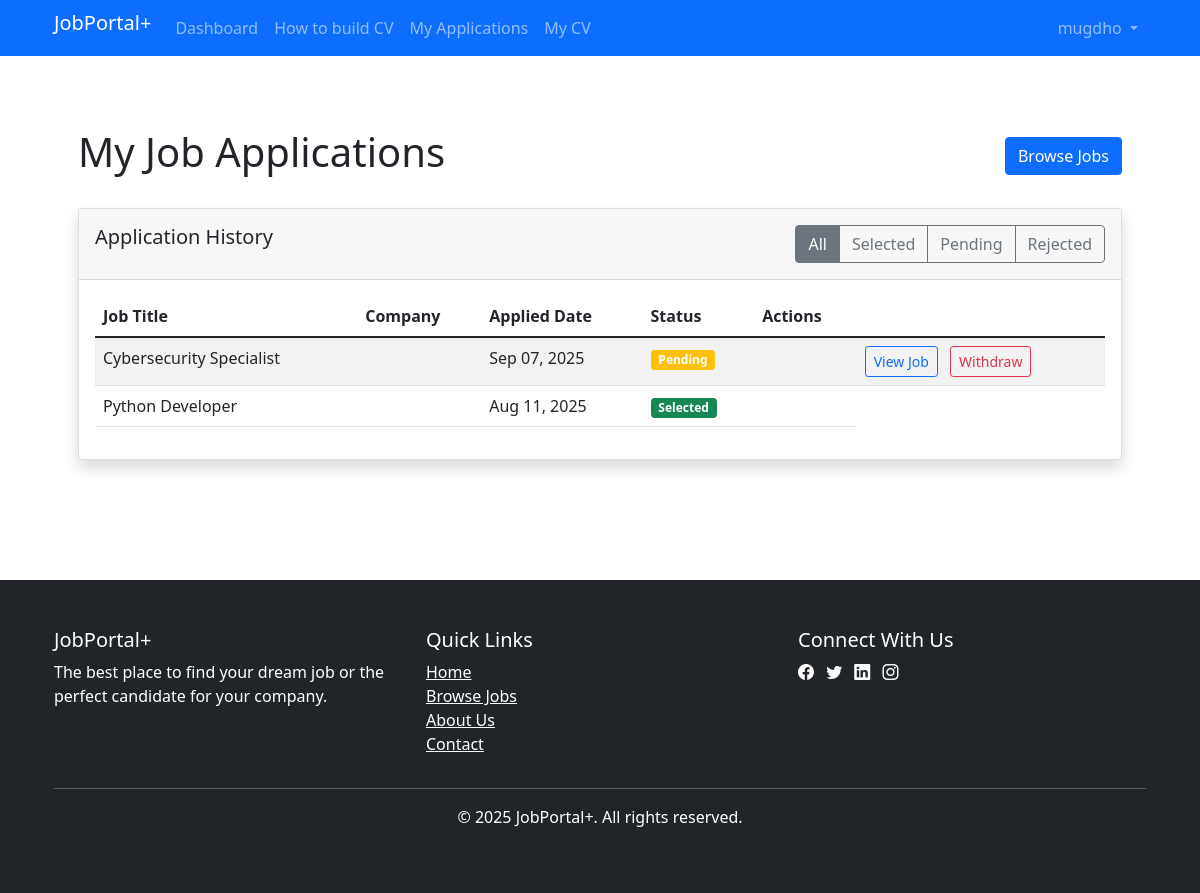
Screenshot of /employee/applications.php (signed in) with the database file from the repository.
### tables this page shows
CREATE TABLE `applications` (
  `id` int(11) NOT NULL,
  `job_id` int(11) NOT NULL,
  `employee_id` int(11) NOT NULL,
  `cv_path` varchar(255) DEFAULT NULL,
  `generated_cv_data` text DEFAULT NULL,
  `cover_letter` text DEFAULT NULL,
  `applied_at` timestamp NOT NULL DEFAULT current_timestamp(),
  `status` enum('pending','reviewed','selected','rejected') DEFAULT 'pending'
);

CREATE TABLE `jobs` (
  `id` int(11) NOT NULL,
  `employer_id` int(11) NOT NULL,
  `company_name` varchar(100) NOT NULL,
  `title` varchar(100) NOT NULL,
  `description` text NOT NULL,
  `requirements` text NOT NULL,
  `location` varchar(100) NOT NULL,
  `salary` varchar(50) DEFAULT NULL,
  `type` enum('Full-time','Part-time','Contract','Internship') NOT NULL,
  `category` varchar(50) NOT NULL,
  `posted_at` timestamp NOT NULL DEFAULT current_timestamp(),
  `deadline` date DEFAULT NULL,
  `is_active` tinyint(1) DEFAULT 1
);

### employee/applications.php (the view, shortened to what this page needs)
<?php
require("../db.php");
include("../header.php");
$employee_id = $_SESSION['user_id'];
$filter = isset($_GET['filter']) ? $_GET['filter'] : 'all';
$sql = "SELECT a.*, j.title, ep.company_name
        FROM applications a
        JOIN jobs j ON a.job_id = j.id
        JOIN employer_profiles ep ON j.employer_id = ep.user_id
        WHERE a.employee_id = $employee_id";
$sql .= " ORDER BY a.applied_at DESC";
$result = mysqli_query($conn, $sql);
$applications = mysqli_fetch_all($result, MYSQLI_ASSOC);
?>
<!DOCTYPE html>
<html>
<head>
    <link href="https://cdn.jsdelivr.net/npm/bootstrap@5.1.3/dist/css/bootstrap.min.css" rel="stylesheet">
</head>
<body>
<div class="container py-5">
    <div class="d-flex justify-content-between align-items-center mb-4">
        <h1>My Job Applications</h1>
        <div>
            <a href="jobs.php" class="btn btn-primary">Browse Jobs</a>
        </div>
    </div>
    <div class="card shadow mb-4">
        <div class="card-header py-3">
            <div class="row">
                <div class="col-md-6">
                    <h5 class="mb-0">Application History</h5>
                </div>
                <div class="col-md-6 text-end">
                    <div class="btn-group">
                        <a href="?filter=all" class="btn btn-outline-secondary <?= $filter == 'all' ? 'active' : '' ?>">All</a>
                        <a href="?filter=selected" class="btn btn-outline-secondary <?= $filter == 'selected' ? 'active' : '' ?>">Selected</a>
                        <a href="?filter=pending" class="btn btn-outline-secondary <?= $filter == 'pending' ? 'active' : '' ?>">Pending</a>
                        <a href="?filter=rejected" class="btn btn-outline-secondary <?= $filter == 'rejected' ? 'active' : '' ?>">Rejected</a>
                    </div>
                </div>
            </div>
        </div>
        <div class="card-body">
            <div class="table-responsive">
                <table class="table table-striped table-hover">
                    <thead>
                        <tr>
                            <th>Job Title</th>
                            <th>Company</th>
                            <th>Applied Date</th>
                            <th>Status</th>
                            <th>Actions</th>
                        </tr>
                    </thead>
                    <tbody>
                        <?php foreach ($applications as $app): ?>
                            <tr>
                                <td><?= $app['title'] ?></td>
                                <td><?= $app['company_name'] ?></td>
                                <td><?= date('M d, Y', strtotime($app['applied_at'])) ?></td>
                                <td>
                                    <span class="badge bg-<?=
                                        $app['status'] == 'selected' ? 'success' :
                                        ($app['status'] == 'rejected' ? 'danger' : 'warning')
                                    ?>">
                                        <?= ucfirst($app['status']) ?>
                                    </span>
                                </td>
                                <td>
                                    <?php if ($app['status'] == 'pending'): ?>
                                        <form method="POST" class="d-inline">
                                        <td>
                                            <a href="view_job.php?id=<?= $app['job_id'] ?>" class="btn btn-sm btn-outline-primary me-2">View Job</a>
                                            <button type="submit" name="withdraw_application" class="btn btn-sm btn-outline-danger" onclick="return confirm('Are you sure you want to withdraw this application?')">
                                                Withdraw
                                            </button>
                                        </td>
                                        </form>
                                    <?php endif; ?>
                                </td>
                            </tr>
                        <?php endforeach; ?>
                    </tbody>
                </table>
            </div>
        </div>
    </div>
</div>
</body>
</html>
<?php include("../footer.php") ?>

### rows the page displays
applications: job.title "Cybersecurity Specialist", applied_at "Sep 07, 2025", status "Pending"
applications: job.title "Python Developer", applied_at "Aug 11, 2025", status "Selected"

### other values shown
$_SESSION['username'] "mugdho"
